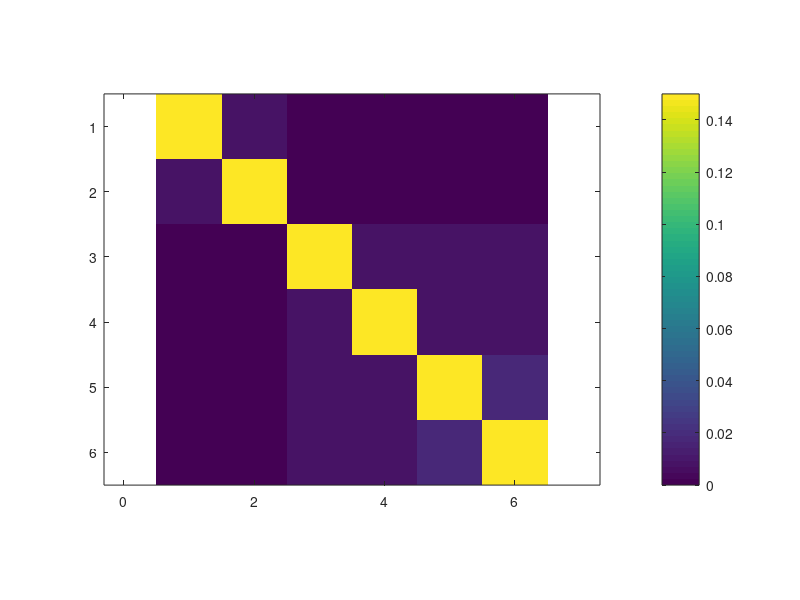

Source code (MATLAB): (Note: this script raises an error after producing the figure.)

addpath(genpath('../../PhiToolbox'))


%% Set parameters of an AR model X(t+1) = AX(t) + E(t), where A is the connectivity matrix and E is Gaussian noise.
N = 6; % N: the number of elements

% A: the connextivity Matrix
A = zeros(N);

A(1:2, 1:2) = 0.05;
A(3:6, 3:6) = 0.05;
A(5:6, 5:6) = 0.1;
A(1:(N+1):end) = 0.9; % self connections

A(1,3) = 0.01;
A(3,1) = 0.01;
A(2,4) = 0.01;
A(4,2) = 0.01;

A = A/N;

figure, imagesc(A), axis equal tight
colorbar

% sigmaE: std of noise
sigmaE = 0.1;

% Compute covariances of the stationary distribution
probs.number_of_elements = N;

if license('test', 'control_toolbox')
    product_info = ver('control');
    if ~isempty(product_info) % check if Control System Toolbox is installed.
        probs.Cov_X = dlyap(A, sigmaE^2*eye(N)); % 'dlyap' belongs to Control System Toolbox. 
        probs.Cov_XY = probs.Cov_X * A';
        probs.Cov_Y = probs.Cov_X;
    else
        probs.Cov_X = sigmaE^2 * eye(N,N) / (eye(N,N)-A*A); % This equation can be used only when A is symmetric.
        probs.Cov_XY = probs.Cov_X * A';
        probs.Cov_Y = probs.Cov_X;
    end
end

%% Find complexes
options.type_of_dist = 'Gauss';
options.type_of_MIPsearch = 'Queyranne';
options.type_of_phi = 'MI1';
options.type_of_complexsearch = 'Recursive';

[complexes, phis_complexes, main_complexes, phis_main_complexes, Res] = ...
         Complex_search_probs( probs, options );

%% show results

% Set X and Y coordinates of nodes
Xcoordinate_all = [0 0 1 1 2 2];
Ycoordinate_all = [1 0 1 0 1 0];

figure

color_level = (Res.phi - min(Res.phi))/(max(Res.phi)-min(Res.phi)); 
cmap = KobesiRainbow(256); % Get colormap KovesiRainbow (in PhiToolbox/tools/Colormaps/)

figure, hold on

indices = 1:N;
for i = 1:length(Res.phi)
    members = Res.Z(i,:)>0; % extract the members of i-th complex
    G_temp = ones(nnz(members));
    
    G_temp(1:(length(G_temp)+1):end) = 0;
    G = graph(G_temp);
    
    Xcoordinate = Xcoordinate_all(1,members);
    Ycoordinate = Ycoordinate_all(1,members);
    Zcoordinate = Res.phi(i) * ones(1,nnz(members));
    
    NodeLabel = indices(members);
    
    color_temp = cmap(floor(color_level(i)*255 + 1),:);
    
   
    ind_members = indices(members);
    for j = 1:length(phis_complexes)
        iscomp = isempty(setdiff(complexes{j}, ind_members)) && isempty(setdiff(ind_members, complexes{j}));
        if iscomp
            LineStyle = '-';
            break
        else
            LineStyle = '--';
        end
    end
    
    p = plot(G, 'XData', Xcoordinate, ...
            'YData', Ycoordinate, ...
            'ZData', Zcoordinate, ...
            'NodeLabel', NodeLabel, ...
            'NodeColor', color_temp, ...
            'EdgeColor', color_temp, ...
            'LineStyle', LineStyle, ...
            'MarkerSize', 10, ...
            'LineWidth', 2);
       
end


zlim([-0.01 0.14]*1e-4)
zlabel('$I^\mathrm{MIP}$', 'Interpreter', 'latex', 'FontSize', 18)

xticks([])
yticks([])
colormap(colorcet('R1'))
c_handle = colorbar('Ticks', (0:4)/4, 'TickLabels', num2str( min(Res.phi) + (0:4)'*(max(Res.phi)-min(Res.phi))/4, 3));
view(-6.8, 11.6)
